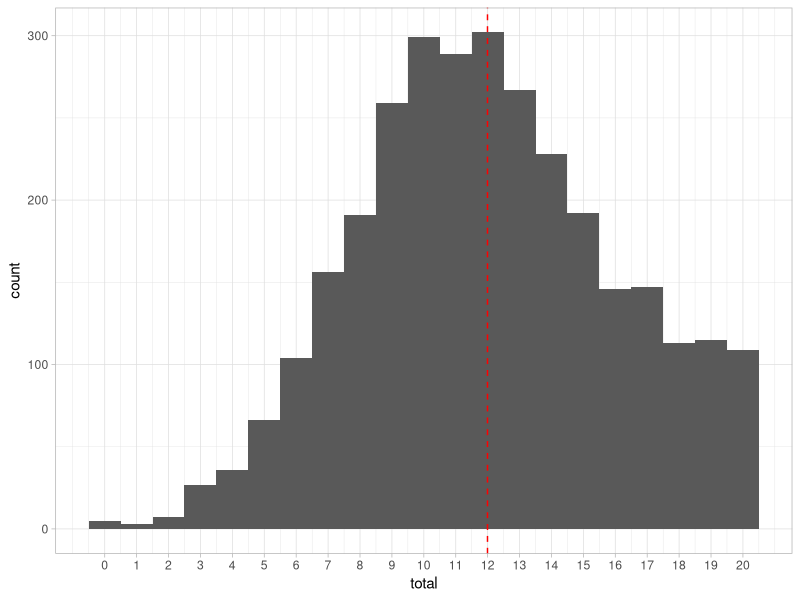

Source code (R):
## ---- chunk 1
#| label: setup
#| include: false
rm(list=ls())
library(tidyverse)
# load in the dataset
responses <- read_csv('data/responses.csv')
## ---- chunk 2
#| label: sumscores
# sum across the columns with _score_ in the name and add to a new column called total.
# make sure to ignore missing values
# https://dplyr.tidyverse.org/articles/rowwise.html
# https://dplyr.tidyverse.org/reference/pick.html?q=pick#ref-usage
responses <- responses %>% mutate(total = rowSums(pick(ends_with("_score")), na.rm = TRUE))
## ---- chunk 3
#| label: basic-stats
#| table-cap: Summary statistics for the scores
# table with number of candidates, mean, standard deviation, min and max
# round all stats to 2 decimal places
summary_table <- responses %>% 
  summarise(
    n = n(),
    mean = mean(total),
    sd = sd(total),
    min = min(total),
    max = max(total)
  )
knitr::kable(summary_table, digits = 2,align = "c")
## ---- chunk 4
#| label: fig-histogram
#| fig-cap: Histogram of scores
#| width: 6
#| height: 4
#| include: true
ggplot (responses, aes(x = total)) +
  geom_histogram(bins = 21) +
  scale_x_continuous(breaks = seq(0, 20, 1)) +
  # add a vertical line at the mean
    geom_vline(xintercept = mean(responses$total), linetype = "dashed", color = "red") +
    # add the light theme
    theme_light() 


